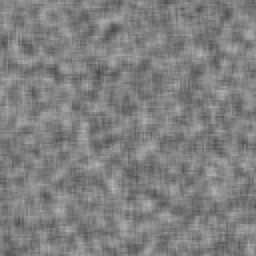
%> input picture CV1_Lab3_OpticalFlow_Harris/Implementation/synth1.pgm, 128 x 128 px (shown 2 times larger); the run also reads 2 pictures not shown here
$ octave test_lukas.m   (GNU Octave 9; MATLAB toolbox functions it lacks are replaced by stand-ins)
%> lines starting %> are read from the running program, lines starting %| are printed output that depends on the picture
### CV1_Lab3_OpticalFlow_Harris/Implementation/lukas_kanade.m
function [V] = lukas_kanade(img1, img2, xs, ys, R)

assert(length(size(xs)) == length(size(ys)) & all(size(xs) == size(ys)));

orig_size = size(xs);

xs = reshape(xs, 1, []);
ys = reshape(ys, 1, []);


if length(size(img1)) == 3
    img1 = im2double(rgb2gray(img1));
else
    img1 = im2double(img1);
end

if length(size(img2)) == 3
    img2 = im2double(rgb2gray(img2));
else
    img2 = im2double(img2);
end


[Ix, Iy] = compute_gradient(img1); %imgradientxy(img1); %
It = img2 - img1;

[H, W] = size(img1);

V = zeros(length(ys), 2);

for j = 1:length(ys)

    r_idxs = max(1, ys(j) - R) : min(H, ys(j) + R);
    c_idxs = max(1, xs(j) - R) : min(W, xs(j) + R);

    n_elems = length(r_idxs)*length(c_idxs);

    A = zeros(n_elems, 2);

    A(:, 1) = reshape(Ix(r_idxs, c_idxs), [], 1);
    A(:, 2) = reshape(Iy(r_idxs, c_idxs), [], 1);

    b = -1* reshape(It(r_idxs, c_idxs), [], 1);

    V(j, :) = A \ b;

end

V = reshape(V, [orig_size 2]);

% [23 lines of commented-out code are left out]


end

### CV1_Lab3_OpticalFlow_Harris/Implementation/compute_gradient.m
function [Gx, Gy] = compute_gradient(image)

image = im2double(image);

Sx = double([-1 0 1; -2 0 2; -1 0 1])/8;
Sy = double([-1 -2 -1; 0 0 0; 1 2 1])/8;

Gx = imfilter(image, Sx);
Gy = imfilter(image, Sy);


end

### CV1_Lab3_OpticalFlow_Harris/Implementation/test_lukas.m
clear all;
close all;
clc


img1 = imread('synth1.pgm');
%> img1 is the input picture: size 128x128 uint8; min 74, max 183, mean 127.6
img2 = imread('synth2.pgm');

plot_optical_flow(img1, img2, 7);
%> in lukas_kanade, `It = img2 - img1;`:
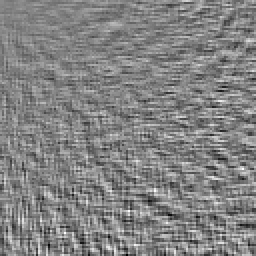
%> It: size 128x128 double (shown 2 times larger); min -0.145, max 0.137, mean 1.89e-05; drawn with min black and max white
%> after the loop in lukas_kanade, `for j = 1:length(ys)`: A = 81 rows, first 12: [-0.0113 -0.0495; -0.00735 -0.0368; -0.0123 -0.00637; -0.0162 0.00637; -0.0206 -0.0049; -0.025 0.0201; -0.0162 0.00637; 0.00049 -0.0123; 0.00588 -0.221; 0.0162 -0.0289; 0.0343 -0.0353; 0.0373 -0.0098]; V = 81 rows, first 12: [-0.0259 0.0201; -0.0306 0.363; -0.0236 0.385; -0.0434 0.409; -0.0658 0.332; -0.0492 0.432; -0.029 0.54; -0.0274 0.668; -0.013 0.0292; -0.0447 0.0477; -0.199 0.396; -0.314 0.443]
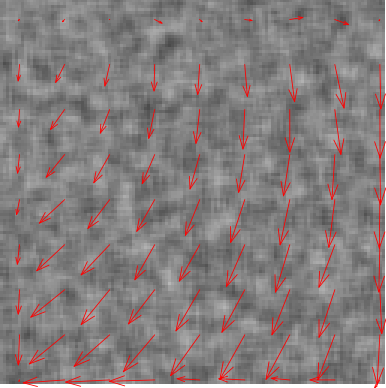
%> figure redrawn from the program's plot data; shown 3 times larger

pause(0.3);

img1 = imread('sphere1.ppm');
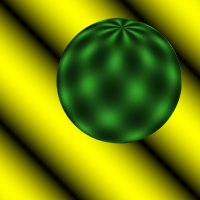
%> input picture CV1_Lab3_OpticalFlow_Harris/Implementation/sphere1.ppm, 200 x 200 px
%> img1 is the input picture: size 200x200x3 uint8; mean R, G, B 117.1, 134, 5.8
img2 = imread('sphere2.ppm');

plot_optical_flow(img1, img2, 7);
%> call 2 of lukas_kanade, with R = 7
%> in lukas_kanade (call 2), `img2 = im2double(rgb2gray(img2));`:
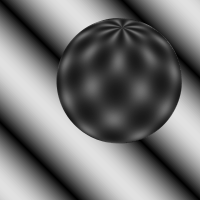
%> img2: size 200x200 double; min 0, max 0.882, mean 0.449
%> in compute_gradient (call 2), `Gy = imfilter(image, Sy);`:
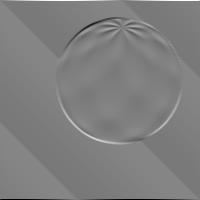
%> Gy: size 200x200 double; min -0.441, max 0.441, mean -7.11e-19; drawn with min black and max white
%> in lukas_kanade (call 2), `It = img2 - img1;`:
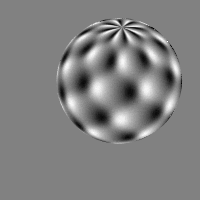
%> It: size 200x200 double; min -0.114, max 0.11, mean 5.47e-05; drawn with min black and max white
%> after the loop in lukas_kanade (call 2), `for j = 1:length(ys)`: A = 225 rows, first 12: [0 0; -0.0167 0.0167; -0.0225 0.0225; -0.0221 0.0221; -0.0225 0.0225; -0.0245 0.0245; -0.024 0.024; -0.0216 0.0216; -0.0211 0.0211; -0.0221 0.0221; -0.0225 0.0225; -0.0221 0.0221]; V = 169 rows, first 12: [0 0; 0 0; 0 0; 0 0; 0 0; 0 0; 0 0; 0 0; 0 0; 0 0; 0 0; 0 0]
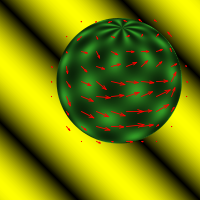
%> figure redrawn from the program's plot data


function plot_optical_flow(img1, img2, R)

if length(size(img1)) == 2
    [H, W] = size(img1);
else
    [H, W, C] = size(img1);
end

[X,Y] = meshgrid(1:W, 1:H);

X_s = X(R:2*R+1:end,R:2*R+1:end);
Y_s = Y(R:2*R+1:end,R:2*R+1:end);


V = lukas_kanade(img1, img2, X_s, Y_s, R);


f = figure;
if length(size(img1)) == 2
    colormap(f, gray);
end


imshow(img1);
axis image
hold on
quiver(X_s, Y_s, V(:, :, 1), V(:, :, 2), 'color', [1 0 0]);

end
